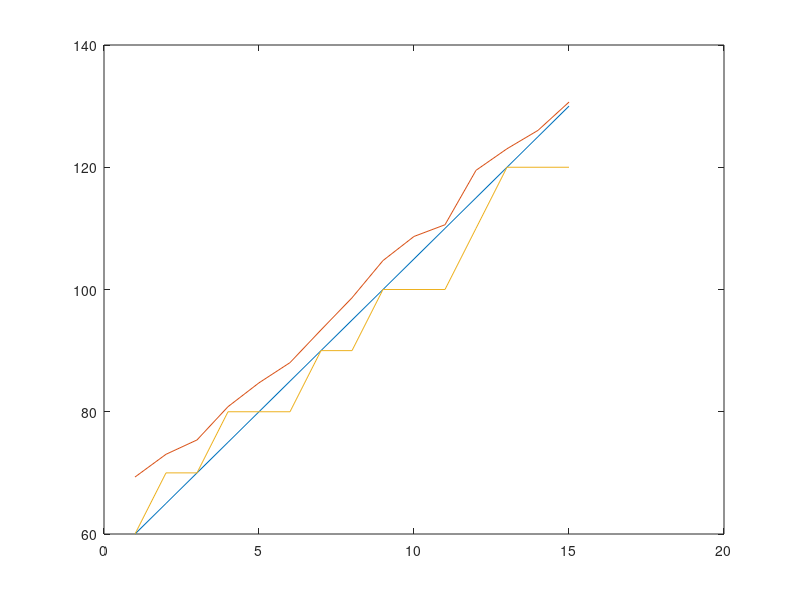

Write MATLAB code to recreate this figure.
angle =[  69.3216   73.0408   75.3871   80.8299   84.7320   88.0369   93.3865   98.6420...
                    104.7356  108.6798  110.5946  119.4945  123.0270  126.0342  130.6620];


trension = [  148.0087  171.0817  169.8629  168.1826  169.6323  168.9305  169.5031  172.4307...
    169.2606  168.0834  166.1068  165.9389  165.4322  162.1064  162.7811];


angle_HMM = [    60    70    70    80    80    80    90    90   100   100   100   110   120   120   120]


tension_HMM =   [30    60   100   110   130   150   160   160   160   160   160   160   160   150];

angle_meas = [60 65 70 75 80 85 90 95 100 105 110 115 120 125 130];

x = [ 1 2 3 4 5 6 7 8 9 10 11 12 13 14 15];

plot(x, angle_meas, x, angle, x, angle_HMM)
